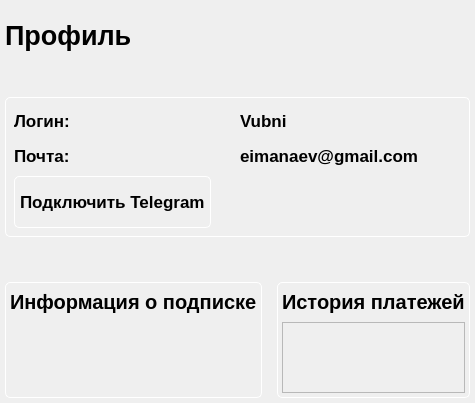
      <widget class="QWidget" name="profile">
       <layout class="QVBoxLayout" name="verticalLayout_13" stretch="0,0,0">
        <property name="leftMargin">
         <number>5</number>
        </property>
        <property name="topMargin">
         <number>20</number>
        </property>
        <property name="rightMargin">
         <number>5</number>
        </property>
        <property name="bottomMargin">
         <number>5</number>
        </property>
        <item>
         <widget class="QLabel" name="label_main_profile">
          <property name="sizePolicy">
           <sizepolicy hsizetype="Preferred" vsizetype="Minimum">
            <horstretch>0</horstretch>
            <verstretch>0</verstretch>
           </sizepolicy>
          </property>
          <property name="font">
           <font>
            <family>Arial</family>
            <pointsize>20</pointsize>
            <bold>true</bold>
           </font>
          </property>
          <property name="text">
           <string>Профиль</string>
          </property>
         </widget>
        </item>
        <item>
         <spacer name="verticalSpacer_4">
          <property name="orientation">
           <enum>Qt::Vertical</enum>
          </property>
          <property name="sizeType">
           <enum>QSizePolicy::Minimum</enum>
          </property>
          <property name="sizeHint" stdset="0">
           <size>
            <width>158</width>
            <height>40</height>
           </size>
          </property>
         </spacer>
        </item>
        <item>
         <layout class="QVBoxLayout" name="verticalLayout_11" stretch="2,1,3">
          <item>
           <widget class="QWidget" name="widget_4" native="true">
            <property name="styleSheet">
             <string notr="true">QWidget#widget_4{
border: 1px solid white;
border-radius: 5px;
}</string>
            </property>
            <layout class="QVBoxLayout" name="verticalLayout_9" stretch="1,1,1">
             <property name="spacing">
              <number>5</number>
             </property>
             <property name="leftMargin">
              <number>9</number>
             </property>
             <property name="topMargin">
              <number>9</number>
             </property>
             <property name="rightMargin">
              <number>9</number>
             </property>
             <property name="bottomMargin">
              <number>9</number>
             </property>
             <item>
              <layout class="QHBoxLayout" name="horizontalLayout_7" stretch="1,1">
               <item>
                <widget class="QLabel" name="label_prefix_4">
                 <property name="sizePolicy">
                  <sizepolicy hsizetype="Preferred" vsizetype="Minimum">
                   <horstretch>1</horstretch>
                   <verstretch>0</verstretch>
                  </sizepolicy>
                 </property>
                 <property name="minimumSize">
                  <size>
                   <width>0</width>
                   <height>30</height>
                  </size>
                 </property>
                 <property name="font">
                  <font>
                   <family>Arial</family>
                   <pointsize>13</pointsize>
                   <bold>true</bold>
                  </font>
                 </property>
                 <property name="text">
                  <string>Логин:</string>
                 </property>
                </widget>
               </item>
               <item>
                <widget class="QLabel" name="label_prefix_6">
                 <property name="sizePolicy">
                  <sizepolicy hsizetype="Preferred" vsizetype="Minimum">
                   <horstretch>1</horstretch>
                   <verstretch>0</verstretch>
                  </sizepolicy>
                 </property>
                 <property name="minimumSize">
                  <size>
                   <width>0</width>
                   <height>30</height>
                  </size>
                 </property>
                 <property name="font">
                  <font>
                   <family>Arial</family>
                   <pointsize>13</pointsize>
                   <bold>true</bold>
                  </font>
                 </property>
                 <property name="text">
                  <string>Vubni</string>
                 </property>
                </widget>
               </item>
              </layout>
             </item>
             <item>
              <layout class="QHBoxLayout" name="horizontalLayout_8" stretch="1,1">
               <item>
                <widget class="QLabel" name="label_prefix_5">
                 <property name="sizePolicy">
                  <sizepolicy hsizetype="Preferred" vsizetype="Minimum">
                   <horstretch>1</horstretch>
                   <verstretch>1</verstretch>
                  </sizepolicy>
                 </property>
                 <property name="minimumSize">
                  <size>
                   <width>0</width>
                   <height>30</height>
                  </size>
                 </property>
                 <property name="font">
                  <font>
                   <family>Arial</family>
                   <pointsize>13</pointsize>
                   <bold>true</bold>
                  </font>
                 </property>
                 <property name="text">
                  <string>Почта:</string>
                 </property>
                </widget>
               </item>
               <item>
                <widget class="QLabel" name="label_prefix_7">
                 <property name="sizePolicy">
                  <sizepolicy hsizetype="Preferred" vsizetype="Minimum">
                   <horstretch>1</horstretch>
                   <verstretch>1</verstretch>
                  </sizepolicy>
                 </property>
                 <property name="minimumSize">
                  <size>
                   <width>0</width>
                   <height>30</height>
                  </size>
                 </property>
                 <property name="font">
                  <font>
                   <family>Arial</family>
                   <pointsize>13</pointsize>
                   <bold>true</bold>
                  </font>
                 </property>
                 <property name="text">
                  <string>eimanaev@gmail.com</string>
                 </property>
                </widget>
               </item>
              </layout>
             </item>
             <item>
              <layout class="QHBoxLayout" name="horizontalLayout_9">
               <item>
                <widget class="QPushButton" name="button_plugins_2">
                 <property name="sizePolicy">
                  <sizepolicy hsizetype="Minimum" vsizetype="Preferred">
                   <horstretch>0</horstretch>
                   <verstretch>1</verstretch>
                  </sizepolicy>
                 </property>
                 <property name="minimumSize">
                  <size>
                   <width>0</width>
                   <height>52</height>
                  </size>
                 </property>
                 <property name="font">
                  <font>
                   <family>Arial</family>
                   <pointsize>13</pointsize>
                   <bold>true</bold>
                  </font>
                 </property>
                 <property name="styleSheet">
                  <string notr="true">QPushButton {
icon-size: 40px;
text-align: left;
border: 1px solid white;
border-radius: 5px;
padding-top: 5px;
padding-left: 5px;
padding-bottom: 5px;
padding-right: 5px;
}

QPushButton:hover {
    background-color: rgb(39,39,39); 
}

QPushButton:pressed {
background-color: rgb(25,25,25);
}</string>
                 </property>
                 <property name="text">
                  <string>Подключить Telegram</string>
                 </property>
                 <property name="icon">
                  <iconset resource="../resources.qrc">
                   <normaloff>:/images/telegram-colored1.png</normaloff>:/images/telegram-colored1.png</iconset>
                 </property>
                </widget>
               </item>
               <item>
                <spacer name="horizontalSpacer">
                 <property name="orientation">
                  <enum>Qt::Horizontal</enum>
                 </property>
                 <property name="sizeHint" stdset="0">
                  <size>
                   <width>40</width>
                   <height>20</height>
                  </size>
                 </property>
                </spacer>
               </item>
              </layout>
             </item>
            </layout>
           </widget>
          </item>
          <item>
           <spacer name="verticalSpacer_5">
            <property name="orientation">
             <enum>Qt::Vertical</enum>
            </property>
            <property name="sizeHint" stdset="0">
             <size>
              <width>20</width>
              <height>40</height>
             </size>
            </property>
           </spacer>
          </item>
          <item>
           <layout class="QHBoxLayout" name="horizontalLayout_11" stretch="1,1">
            <property name="spacing">
             <number>15</number>
            </property>
            <property name="leftMargin">
             <number>0</number>
            </property>
            <property name="topMargin">
             <number>0</number>
            </property>
            <property name="rightMargin">
             <number>0</number>
            </property>
            <property name="bottomMargin">
             <number>0</number>
            </property>
            <item>
             <widget class="QWidget" name="widget_2" native="true">
              <property name="styleSheet">
               <string notr="true">QWidget#widget_2{
border: 1px solid white;
border-radius: 5px;
}</string>
              </property>
              <layout class="QVBoxLayout" name="verticalLayout_10">
               <property name="spacing">
                <number>5</number>
               </property>
               <property name="leftMargin">
                <number>5</number>
               </property>
               <property name="topMargin">
                <number>5</number>
               </property>
               <property name="rightMargin">
                <number>5</number>
               </property>
               <property name="bottomMargin">
                <number>5</number>
               </property>
               <item>
                <widget class="QLabel" name="label_prefix_3">
                 <property name="sizePolicy">
                  <sizepolicy hsizetype="Preferred" vsizetype="Preferred">
                   <horstretch>1</horstretch>
                   <verstretch>0</verstretch>
                  </sizepolicy>
                 </property>
                 <property name="minimumSize">
                  <size>
                   <width>0</width>
                   <height>30</height>
                  </size>
                 </property>
                 <property name="font">
                  <font>
                   <family>Arial</family>
                   <pointsize>15</pointsize>
                   <bold>true</bold>
                  </font>
                 </property>
                 <property name="text">
                  <string>Информация о подписке</string>
                 </property>
                </widget>
               </item>
               <item>
                <widget class="QWidget" name="widget" native="true">
                 <property name="sizePolicy">
                  <sizepolicy hsizetype="Preferred" vsizetype="Expanding">
                   <horstretch>0</horstretch>
                   <verstretch>0</verstretch>
                  </sizepolicy>
                 </property>
                </widget>
               </item>
              </layout>
             </widget>
            </item>
            <item>
             <widget class="QWidget" name="widget_3" native="true">
              <property name="styleSheet">
               <string notr="true">QWidget#widget_3{
border: 1px solid white;
border-radius: 5px;
}</string>
              </property>
              <layout class="QVBoxLayout" name="verticalLayout_12">
               <property name="spacing">
                <number>5</number>
               </property>
               <property name="leftMargin">
                <number>5</number>
               </property>
               <property name="topMargin">
                <number>5</number>
               </property>
               <property name="rightMargin">
                <number>5</number>
               </property>
               <property name="bottomMargin">
                <number>5</number>
               </property>
               <item>
                <widget class="QLabel" name="label_prefix_2">
                 <property name="sizePolicy">
                  <sizepolicy hsizetype="Preferred" vsizetype="Preferred">
                   <horstretch>1</horstretch>
                   <verstretch>0</verstretch>
                  </sizepolicy>
                 </property>
                 <property name="minimumSize">
                  <size>
                   <width>0</width>
                   <height>30</height>
                  </size>
                 </property>
                 <property name="font">
                  <font>
                   <family>Arial</family>
                   <pointsize>15</pointsize>
                   <bold>true</bold>
                  </font>
                 </property>
                 <property name="text">
                  <string>История платежей</string>
                 </property>
                </widget>
               </item>
               <item>
                <widget class="QScrollArea" name="scrollArea">
                 <property name="widgetResizable">
                  <bool>true</bool>
                 </property>
                 <widget class="QWidget" name="scrollAreaWidgetContents">
                  <property name="geometry">
                   <rect>
                    <x>0</x>
                    <y>0</y>
                    <width>264</width>
                    <height>227</height>
                   </rect>
                  </property>
                 </widget>
                </widget>
               </item>
              </layout>
             </widget>
            </item>
           </layout>
          </item>
         </layout>
        </item>
       </layout>
       <zorder>widget_5</zorder>
       <zorder>verticalSpacer_4</zorder>
       <zorder>label_main_profile</zorder>
       <zorder>label_prefix_4</zorder>
       <zorder>label_prefix_6</zorder>
       <zorder>layoutWidget</zorder>
       <zorder>button_plugins_2</zorder>
       <zorder>horizontalSpacer</zorder>
       <zorder>button_plugins_2</zorder>
       <zorder>comboBox</zorder>
       <zorder>label_prefix_8</zorder>
       <zorder>widget_2</zorder>
       <zorder>widget_3</zorder>
       <zorder>widget_4</zorder>
      </widget>
